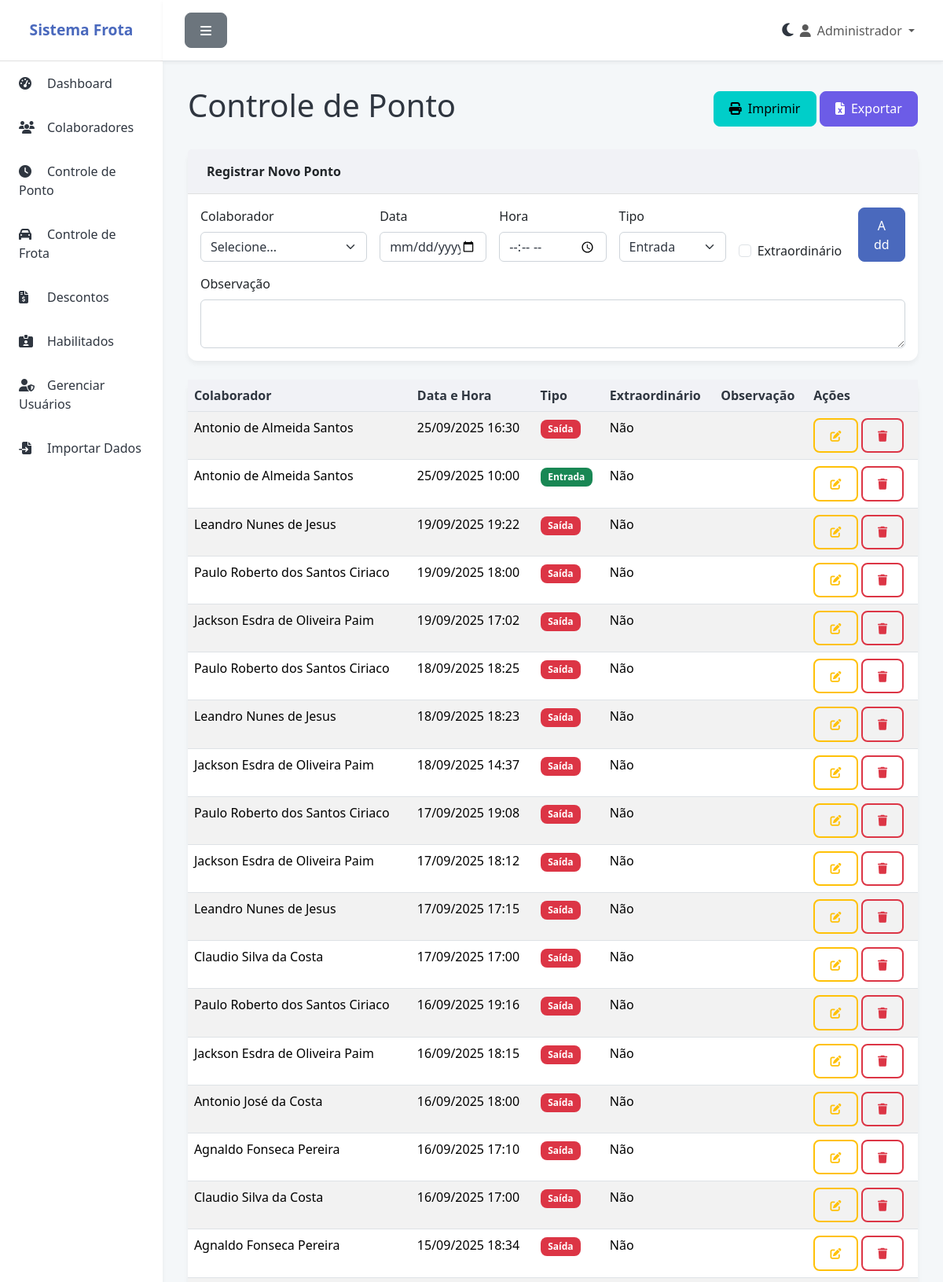
Page /pontos (signed in, upper part) on the committed database.
### app.py (models this page shows)
class Usuario(UserMixin, db.Model):
    id = db.Column(db.Integer, primary_key=True)
    username = db.Column(db.String(80), unique=True, nullable=False)
    password_hash = db.Column(db.String(200), nullable=False)
    nome = db.Column(db.String(100), nullable=False)
    email = db.Column(db.String(120), unique=True, nullable=False)
    ativo = db.Column(db.Boolean, default=True)
    criado_em = db.Column(db.DateTime, default=datetime.utcnow)

class Ponto(db.Model):
    id = db.Column(db.Integer, primary_key=True)
    colaborador_id = db.Column(db.Integer, db.ForeignKey('colaborador.id'), nullable=False)
    data_hora = db.Column(db.DateTime, nullable=False)
    tipo = db.Column(db.String(10), nullable=False)  # entrada ou saida
    observacao = db.Column(db.Text)
    extraordinario = db.Column(db.Boolean, default=False)
    criado_em = db.Column(db.DateTime, default=datetime.utcnow)

class Colaborador(db.Model):
    id = db.Column(db.Integer, primary_key=True)
    nome = db.Column(db.String(100), nullable=False)
    matricula = db.Column(db.String(50), unique=True, nullable=False)
    cpf = db.Column(db.String(14), unique=True)
    telefone = db.Column(db.String(20))
    email = db.Column(db.String(120))
    veiculo_vinculado = db.Column(db.String(20))
    ativo = db.Column(db.Boolean, default=True)
    vencimento_cnh = db.Column(db.Date)
    ultima_consulta = db.Column(db.Date)
    criado_em = db.Column(db.DateTime, default=datetime.utcnow)
    pontos = db.relationship('Ponto', backref='colaborador', lazy=True, cascade='all, delete-orphan')
    frotas = db.relationship('Frota', backref='motorista_obj', lazy=True)
    descontos = db.relationship('Desconto', backref='colaborador', lazy=True)

### app.py (the view)
@app.route('/pontos')
@login_required
def pontos():
    pontos = Ponto.query.order_by(Ponto.data_hora.desc()).all()
    colaboradores = Colaborador.query.filter_by(ativo=True).all()
    return render_template('pontos.html', pontos=pontos, colaboradores=colaboradores)

### app.py (called while the page is built, shortened)
@login_manager.user_loader
def load_user(user_id):
    return Usuario.query.get(int(user_id))

@app.before_request
def create_tables():
    db.create_all()

### templates/pontos.html (shortened to what this page needs)
{% extends "base.html" %}
{% block content %}
<div class="d-flex justify-content-between align-items-center mb-4">
    <h1 class="fw-light">Controle de Ponto</h1>
    <div>
        <button onclick="window.print()" class="btn btn-info"><i class="fas fa-print me-2"></i>Imprimir</button>
        <a href="{{ url_for('exportar', tipo='pontos') }}" class="btn btn-success"><i class="fas fa-file-excel me-2"></i>Exportar</a>
    </div>
</div>
<div class="card mb-4">
    <div class="card-header">Registrar Novo Ponto</div>
    <div class="card-body">
        <form action="{{ url_for('novo_ponto') }}" method="POST">
            <div class="row g-3 align-items-end">
                <div class="col-md-3">
                    <label for="colaborador_id" class="form-label">Colaborador</label>
                    <select class="form-select" id="colaborador_id" name="colaborador_id" required>
                        <option value="">Selecione...</option>
                    </select>
                </div>
                <div class="col-md-2">
                    <label for="data" class="form-label">Data</label>
                    <input type="date" class="form-control" id="data" name="data" required>
                </div>
                <div class="col-md-2">
                    <label for="hora" class="form-label">Hora</label>
                    <input type="time" class="form-control" id="hora" name="hora" required>
                </div>
                <div class="col-md-2">
                    <label for="tipo" class="form-label">Tipo</label>
                    <select class="form-select" id="tipo" name="tipo" required>
                        <option value="entrada">Entrada</option>
                    </select>
                </div>
                <div class="col-md-2">
                     <div class="form-check">
                        <input class="form-check-input" type="checkbox" name="extraordinario" id="extraordinario">
                        <label class="form-check-label" for="extraordinario">Extraordinário</label>
                    </div>
                </div>
                 <div class="col-md-1">
                    <button type="submit" class="btn btn-primary w-100">Add</button>
                </div>
            </div>
             <div class="row mt-3">
                <div class="col-md-12">
                    <label for="observacao" class="form-label">Observação</label>
                    <textarea class="form-control" id="observacao" name="observacao" rows="2"></textarea>
                </div>
            </div>
        </form>
    </div>
</div>
<div class="card">
    <div class="card-body p-0">
        <div class="table-responsive">
            <table class="table table-striped table-hover mb-0">
                <thead class="bg-light">
                    <tr>
                        <th scope="col">Colaborador</th>
                        <th scope="col">Data e Hora</th>
                        <th scope="col">Tipo</th>
                        <th scope="col">Extraordinário</th>
                        <th scope="col">Observação</th>
                        <th scope="col">Ações</th>
                    </tr>
                </thead>
                <tbody>
                    {% for ponto in pontos %}
                    <tr>
                        <td>{{ ponto.colaborador.nome }}</td>
                        <td>{{ ponto.data_hora.strftime('%d/%m/%Y %H:%M') }}</td>
                        <td>
                            {% if ponto.tipo == 'entrada' %}
                                <span class="badge bg-success">Entrada</span>
                            {% else %}
                                <span class="badge bg-danger">Saída</span>
                            {% endif %}
                        </td>
                        <td>
                            {% if ponto.extraordinario %}
                                <span class="badge bg-warning">Sim</span>
                            {% else %}
                                <span>Não</span>
                            {% endif %}
                        </td>
                        <td>{{ ponto.observacao }}</td>
                        <td>
                            <a href="{{ url_for('editar_ponto', id=ponto.id) }}" class="btn btn-sm btn-outline-warning" title="Editar"><i class="fas fa-edit"></i></a>
                            <a href="{{ url_for('excluir_ponto', id=ponto.id) }}" class="btn btn-sm btn-outline-danger" title="Excluir" onclick="return confirm('Tem certeza que deseja excluir este registro?')"><i class="fas fa-trash"></i></a>
                        </td>
                    </tr>
                    {% else %}
                    <tr>
                        <td colspan="6" class="text-center text-muted py-4">Nenhum ponto registrado.</td>
                    </tr>
                    {% endfor %}
                </tbody>
            </table>
        </div>
    </div>
</div>
{% endblock %}

### templates/base.html (shortened to what this page needs)
<!DOCTYPE html>
<html lang="pt-BR">
<head>
    <link href="https://cdn.jsdelivr.net/npm/bootstrap@5.3.3/dist/css/bootstrap.min.css" rel="stylesheet">
    <link rel="stylesheet" href="https://cdnjs.cloudflare.com/ajax/libs/font-awesome/6.5.1/css/all.min.css">
</head>
<body>
    <div class="d-flex" id="wrapper">
        <div id="sidebar-wrapper">
            <div class="sidebar-heading">Sistema Frota</div>
            <div class="list-group list-group-flush">
                <a href="{{ url_for('index') }}" class="list-group-item"><i class="fas fa-tachometer-alt"></i>Dashboard</a>
                <a href="{{ url_for('colaboradores') }}" class="list-group-item"><i class="fas fa-users"></i>Colaboradores</a>
                <a href="{{ url_for('pontos') }}" class="list-group-item"><i class="fas fa-clock"></i>Controle de Ponto</a>
                <a href="{{ url_for('frota') }}" class="list-group-item"><i class="fas fa-car"></i>Controle de Frota</a>
                <a href="{{ url_for('descontos') }}" class="list-group-item"><i class="fas fa-file-invoice-dollar"></i>Descontos</a>
                <a href="{{ url_for('habilitados') }}" class="list-group-item"><i class="fas fa-id-card-alt"></i>Habilitados</a>
                {% if current_user.username == 'admin' %}
                <a href="{{ url_for('usuarios') }}" class="list-group-item"><i class="fas fa-user-shield"></i>Gerenciar Usuários</a>
                <a href="{{ url_for('importar') }}" class="list-group-item"><i class="fas fa-file-import"></i>Importar Dados</a>
                {% endif %}
            </div>
        </div>
        <div id="page-content-wrapper">
            <nav class="navbar navbar-expand-lg navbar-light border-bottom">
                <div class="container-fluid">
                    <button class="btn btn-secondary" id="menu-toggle"><i class="fas fa-bars"></i></button>
                    <div class="collapse navbar-collapse" id="navbarSupportedContent">
                        <ul class="navbar-nav ms-auto mt-2 mt-lg-0">
                             <li class="nav-item d-flex align-items-center">
                                <span class="mode-toggle" id="mode-toggle">
                                    <i class="fas fa-moon"></i>
                                </span>
                             </li>
                             {% if current_user.is_authenticated %}
                            <li class="nav-item dropdown">
                                <a class="nav-link dropdown-toggle" href="#" id="navbarDropdown" role="button" data-bs-toggle="dropdown" aria-expanded="false">
                                    <i class="fas fa-user me-2"></i>{{ current_user.nome }}
                                </a>
                            </li>
                             {% endif %}
                        </ul>
                    </div>
                </div>
            </nav>
            <main class="container-fluid">
                {% block content %}{% endblock %}
            </main>
        </div>
        </div>
</body>
</html>

### templates/base.html (style rules this page uses)
:root { --primary-color: #4a69bd; --secondary-color: #8b9dc3; --success-color: #6c5ce7; --danger-color: #e84393; --warning-color: #fdcb6e; --info-color: #00cec9; --light-color: #f1f2f6; --dark-color: #2f3640; --background-color: #f4f7f9; --card-background: #ffffff; --sidebar-background: #ffffff; --sidebar-text: #2f3640; --header-background: #ffffff; }
body { background-color: var(--background-color); font-family: 'Segoe UI', Roboto, 'Helvetica Neue', Arial, sans-serif; color: var(--dark-color); transition: background-color 0.3s, color 0.3s; }
#wrapper { display: flex; }
#sidebar-wrapper { min-height: 100vh; width: 250px; background-color: var(--sidebar-background); box-shadow: 0 4px 6px rgba(0, 0, 0, 0.05); transition: all 0.3s ease; }
.sidebar-heading { padding: 1.5rem 1rem; font-size: 1.2rem; font-weight: bold; color: var(--primary-color); text-align: center; border-bottom: 1px solid #e0e0e0; }
.list-group-item { background-color: var(--sidebar-background) !important; color: var(--sidebar-text) !important; border: none; padding: 1rem 1.5rem; transition: background-color 0.3s, color 0.3s; border-radius: 0; }
.list-group-item i { width: 20px; margin-right: 1rem; }
#page-content-wrapper { flex-grow: 1; width: 100%; transition: all 0.3s ease; }
.navbar { background-color: var(--header-background) !important; border-bottom: 1px solid #e0e0e0; padding: 1rem; box-shadow: 0 2px 4px rgba(0, 0, 0, 0.05); transition: background-color 0.3s; }
main.container-fluid { padding: 2rem !important; }
.card { border: none; border-radius: 0.75rem; background-color: var(--card-background); box-shadow: 0 4px 6px rgba(0, 0, 0, 0.05); transition: transform 0.3s ease, background-color 0.3s; }
.card-header { background-color: var(--light-color); border-bottom: 1px solid #e0e0e0; font-weight: bold; padding: 1rem 1.5rem; border-top-left-radius: 0.75rem; border-top-right-radius: 0.75rem; transition: background-color 0.3s, border-bottom 0.3s; }
.table { color: var(--dark-color); }
.table thead th { background-color: var(--light-color); color: var(--sidebar-text); transition: background-color 0.3s; }
.form-control, .form-select, .form-control:focus, .form-select:focus { background-color: var(--card-background); color: var(--sidebar-text); border-color: #ced4da; transition: background-color 0.3s, color 0.3s, border-color 0.3s; }
.btn { border-radius: 0.5rem; font-weight: 500; padding: 0.6rem 1.2rem; transition: background-color 0.3s, color 0.3s, border-color 0.3s; }
.btn-primary { background-color: var(--primary-color); border-color: var(--primary-color); }
.btn-success { background-color: var(--success-color); border-color: var(--success-color); }
.btn-info { background-color: var(--info-color); border-color: var(--info-color); }
.btn-outline-warning, .btn-outline-danger, .btn-outline-info { border-width: 2px; }
.badge { border-radius: 0.5rem; padding: 0.5em 0.8em; font-weight: 600; }
.mode-toggle { cursor: pointer; font-size: 1.2rem; margin-left: 1rem; color: var(--sidebar-text); }

### rows in the picture
Usuario: nome "Administrador"
Ponto: colaborador.nome "Antonio de Almeida Santos", data_hora "25/09/2025 16:30", tipo "Saída", extraordinario "Não"
Ponto: colaborador.nome "Antonio de Almeida Santos", data_hora "25/09/2025 10:00", tipo "Entrada", extraordinario "Não"
Ponto: colaborador.nome "Leandro Nunes de Jesus", data_hora "19/09/2025 19:22", tipo "Saída", extraordinario "Não"
Ponto: colaborador.nome "Paulo Roberto dos Santos Ciriaco", data_hora "19/09/2025 18:00", tipo "Saída", extraordinario "Não"
Ponto: colaborador.nome "Jackson Esdra de Oliveira Paim", data_hora "19/09/2025 17:02", tipo "Saída", extraordinario "Não"
Ponto: colaborador.nome "Paulo Roberto dos Santos Ciriaco", data_hora "18/09/2025 18:25", tipo "Saída", extraordinario "Não"
Ponto: colaborador.nome "Leandro Nunes de Jesus", data_hora "18/09/2025 18:23", tipo "Saída", extraordinario "Não"
Ponto: colaborador.nome "Jackson Esdra de Oliveira Paim", data_hora "18/09/2025 14:37", tipo "Saída", extraordinario "Não"
Ponto: colaborador.nome "Paulo Roberto dos Santos Ciriaco", data_hora "17/09/2025 19:08", tipo "Saída", extraordinario "Não"
Ponto: colaborador.nome "Jackson Esdra de Oliveira Paim", data_hora "17/09/2025 18:12", tipo "Saída", extraordinario "Não"
Ponto: colaborador.nome "Leandro Nunes de Jesus", data_hora "17/09/2025 17:15", tipo "Saída", extraordinario "Não"
Ponto: colaborador.nome "Claudio Silva da Costa", data_hora "17/09/2025 17:00", tipo "Saída", extraordinario "Não"
Ponto: colaborador.nome "Paulo Roberto dos Santos Ciriaco", data_hora "16/09/2025 19:16", tipo "Saída", extraordinario "Não"
Ponto: colaborador.nome "Jackson Esdra de Oliveira Paim", data_hora "16/09/2025 18:15", tipo "Saída", extraordinario "Não"
Ponto: colaborador.nome "Antonio José da Costa", data_hora "16/09/2025 18:00", tipo "Saída", extraordinario "Não"
Ponto: colaborador.nome "Agnaldo Fonseca Pereira", data_hora "16/09/2025 17:10", tipo "Saída", extraordinario "Não"
Ponto: colaborador.nome "Claudio Silva da Costa", data_hora "16/09/2025 17:00", tipo "Saída", extraordinario "Não"
Ponto: colaborador.nome "Agnaldo Fonseca Pereira", data_hora "15/09/2025 18:34", tipo "Saída", extraordinario "Não"
